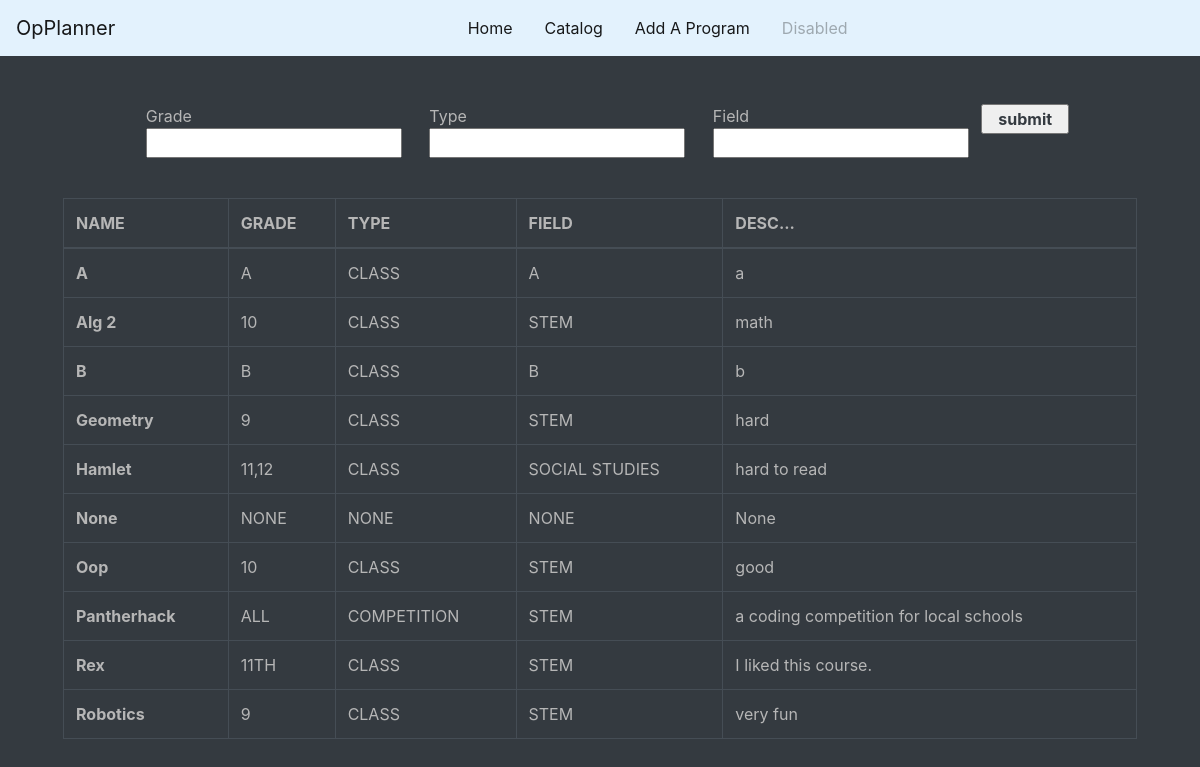
/catalog, run on the app's committed database.
### tables this page shows
CREATE TABLE programs(
            id INTEGER NOT NULL PRIMARY KEY,
            name TEXT NOT NULL UNIQUE,
            grades TEXT NOT NULL,
            type TEXT NOT NULL,
            field TEXT NOT NULL,
            desc TEXT NOT NULL
    );

### app.py (the view)
@app.route('/catalog',methods=['POST','GET'])
def catalog():
    db = sqlite3.connect(path.join(ROOT, "database.db"))
    if request.method=='POST':
        grade=request.form.get("Grade")
        type=request.form.get("Type")
        if(type == None):
            type = ""
        else:
            type=type.upper()
        print(type)
        field=request.form.get("Field").upper()
        if(grade == "" and type == "" and field == ""):
            data = getProgramData(db)
        else:
            total = getProgramInfoBySearch(db,[grade, type, field])
            data = []
            for x in total:
                data.append(x[1:])
    else:
        data = getProgramData(db)
        print(data)
    return render_template('catalog.html', data=data)

### data.py (called while the page is built)
def getProgramData(conn):
    cur = conn.cursor()
    cur.execute("SELECT name, grades, type, field, desc FROM programs ORDER BY name")
    rows = cur.fetchall()
    if(rows == None):
        return "invalid input"
    return rows

### templates/catalog.html (shortened to what this page needs)
{% extends "layout.html" %}
{% block content %}
<div class="px-5 py-5">
    <div>
        <form class="text-light" action = "/catalog" method = "POST">
            <div class="row justify-content-center">
            <p class="col-sm-3">Grade <input class="" type = "text" name = "Grade" /></p>
            <p class="col-sm-3">Type <input class="" type = "text" name = "Type" /></p>
            <p class="col-sm-3">Field <input class="" type = "text" name = "Field" /></p>
            <p><input class="font-weight-bold text-dark col-sm" type = "submit" value = "submit" /></p>
            </div>
        </form>
    </div>
    <br>
    <div>
    <section class="intro">
        <div class="gradient-custom-2 h-100">
            <div class="mask d-flex align-items-center h-100">
            <div class="container">
                <div class="row justify-content-center">
                <div class="col-12">
                    <div class="table-responsive">
                    <table class="table table-dark table-bordered mb-0">
                        <thead>
                        <tr>
                            <th scope="col">NAME</th>
                            <th scope="col">GRADE</th>
                            <th scope="col">TYPE</th>
                            <th scope="col">FIELD</th>
                            <th scope="col">DESC...</th>
                        </tr>
                        </thead>
                        <tbody>
                        {% for result in data %}
                            <tr class="program-row">
                                {% for elem in result %}
                                    {% if loop.index == 1 %}
                                        <th class="program-row" scope="row"><a class="program-link" href="{{ url_for('program', name=result[0]) }}">{{ elem }}</a></td>
                                    {% else %}
                                        <td class="program-row" scope="row"><a class="program-link" href="{{ url_for('program', name=result[0]) }}">{{ elem }}</a></td>
                                    {% endif %}
                                {% endfor %}
                            </tr>
                        {% endfor %}
                        </tbody>
                    </table>
                    </div>
                </div>
                </div>
            </div>
            </div>
        </div>
        </section>
    </div>
</div>
{% endblock %}

### templates/layout.html (shortened to what this page needs)
<!doctype html>
<html>
<head>
    <link rel="stylesheet" href="https://stackpath.bootstrapcdn.com/bootstrap/4.3.1/css/bootstrap.min.css">
    <link rel="stylesheet" type="text/css" href="/static/home.css" />
</head>
<body class="bg-dark">
    <nav class="navbar navbar-expand-lg navbar navbar-light" style="background-color: #e3f2fd;">
        <a class="navbar-brand " href="#">OpPlanner</a>
        <div class="collapse navbar-collapse justify-content-center" id="navbarNavAltMarkup">
          <div class="navbar-nav">
            <a class="nav-item nav-link px-3 active" href="{{ url_for('index') }}">Home <span class="sr-only">(current)</span></a>
            <a class="nav-item nav-link px-3 active" href="{{ url_for('catalog') }}">Catalog</a>
            <a class="nav-item nav-link px-3 active" href="{{ url_for('add') }}">Add A Program</a>
            <a class="nav-item nav-link px-3 disabled" href="#">Disabled</a>
          </div>
        </div>
      </nav>
    {% block content %}
    {% endblock %}
</body>
</html>

### static/home.css (style rules this page uses)
* { color: #b6b6b6 }
a.program-link { color: #b6b6b6; display: block }
a.program-link:link { color: #b6b6b6; text-decoration: none; }
input { color: black; }

### data on the page
programs: result "A", result "A" "A" "a", type "CLASS"
programs: name "Alg 2", grades "10", type "CLASS", field "STEM", desc "math"
programs: result "B", result "B" "B" "b", type "CLASS"
programs: name "Geometry", result "9", type "CLASS", field "STEM", desc "hard"
programs: name "Hamlet", grades "11,12", type "CLASS", field "SOCIAL STUDIES", desc "hard to read"
programs: name "None", grades "NONE", type "NONE", field "NONE", desc "None"
programs: name "Oop", grades "10", type "CLASS", field "STEM", desc "good"
programs: name "Pantherhack", grades "ALL", type "COMPETITION", field "STEM", desc "a coding competition for local schools"
programs: name "Rex", grades "11TH", type "CLASS", field "STEM", desc "I liked this course."
programs: name "Robotics", result "9", type "CLASS", field "STEM", desc "very fun"
